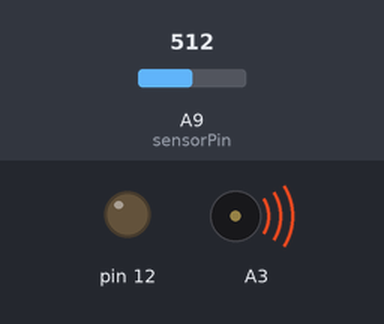
The sketch below on a simulated Arduino Mega 2560, built with avr-gcc and run on an emulated ATmega2560. On the bench: output pins drawn as LEDs (lit = HIGH), buzzer (waves = sounding). Inputs (shaded band) come from the test bench; at power-on: A9 (sensorPin) = 512. What the sketch prints to the serial monitor is not drawn.

Above: at 6.1 s.
At 6.5 s:
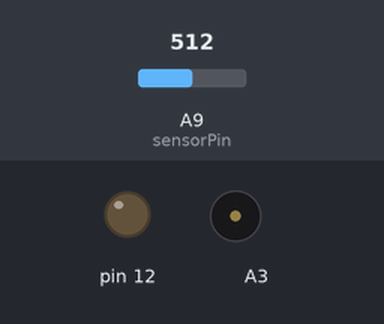
Timing chart, 0 to 8.0 s (numbered marks = the images above):
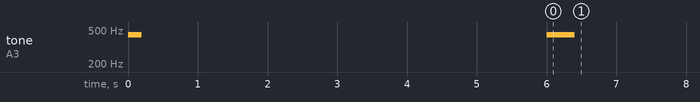

Measured:
- by itself, tone on A3: silent → 440 Hz at 0.00 s, → silent 0.20 s later, → 440 Hz 5.8 s later, → silent 0.40 s later

The sketch:

lab3.ino
```cpp
int sensorMin = 1023;
int sensorMax = 0;

int calTime = 6000;
int sensorPin = A9;

void setup() {
  Serial.begin(9600);
  Serial.println("Calibrating...");
  pinMode(A3, OUTPUT);
  pinMode(12, OUTPUT);
  calibrate();
}
void calibrate() {
  tone(A3, 440, 200);

  while (calTime > millis()) {
    int reading = analogRead(sensorPin);

    if (reading > sensorMax) {
      sensorMax = reading;
    }
    delay(20);
    if (reading < sensorMin) {
      sensorMin = reading;
    }


    delay(5);
  }

  tone(A3, 440, 200);
  delay(200);
  tone(A3, 440, 200);
}

void loop() {
  int sensorOutput = analogRead(A9);

  sensorOutput = constrain(sensorOutput, sensorMin, sensorMax);
  int force = map(sensorOutput, sensorMin, sensorMax, 0, 100);

  Serial.println(force);


  if (force >= 50) {
    digitalWrite(12, HIGH);
  }
}
```
